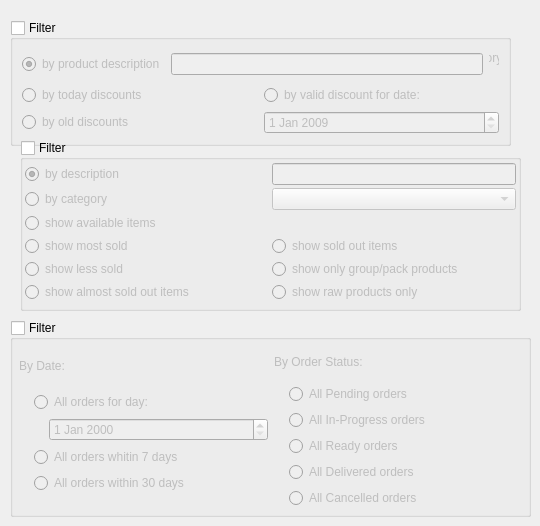
     <widget class="QWidget" name="pageFilters">
      <widget class="QGroupBox" name="groupFilterOffers">
       <property name="geometry">
        <rect>
         <x>10</x>
         <y>20</y>
         <width>501</width>
         <height>126</height>
        </rect>
       </property>
       <property name="sizePolicy">
        <sizepolicy hsizetype="Minimum" vsizetype="Minimum">
         <horstretch>0</horstretch>
         <verstretch>0</verstretch>
        </sizepolicy>
       </property>
       <property name="title">
        <string>Filter</string>
       </property>
       <property name="checkable">
        <bool>true</bool>
       </property>
       <property name="checked">
        <bool>false</bool>
       </property>
       <layout class="QGridLayout" name="_2">
        <item row="0" column="0" colspan="2">
         <layout class="QHBoxLayout" name="_3">
          <item>
           <widget class="QRadioButton" name="chOffersFilterByProduct">
            <property name="text">
             <string>by product description</string>
            </property>
            <property name="checked">
             <bool>true</bool>
            </property>
           </widget>
          </item>
          <item>
           <widget class="QLineEdit" name="editOffersFilterByProduct">
            <property name="sizePolicy">
             <sizepolicy hsizetype="MinimumExpanding" vsizetype="Fixed">
              <horstretch>0</horstretch>
              <verstretch>0</verstretch>
             </sizepolicy>
            </property>
           </widget>
          </item>
          <item>
           <widget class="QStackedWidget" name="stackedWidget_2">
            <property name="maximumSize">
             <size>
              <width>10</width>
              <height>16777215</height>
             </size>
            </property>
            <widget class="QWidget" name="page_3">
             <widget class="QComboBox" name="comboProductsFilterBySubCategory">
              <property name="geometry">
               <rect>
                <x>60</x>
                <y>20</y>
                <width>168</width>
                <height>20</height>
               </rect>
              </property>
             </widget>
             <widget class="QRadioButton" name="rbProductsFilterBySubCategory">
              <property name="geometry">
               <rect>
                <x>-90</x>
                <y>0</y>
                <width>234</width>
                <height>18</height>
               </rect>
              </property>
              <property name="text">
               <string>by Subcategory</string>
              </property>
             </widget>
            </widget>
            <widget class="QWidget" name="page_5">
             <widget class="QCheckBox" name="chChainiedFilterForCategories">
              <property name="geometry">
               <rect>
                <x>-60</x>
                <y>0</y>
                <width>244</width>
                <height>151</height>
               </rect>
              </property>
              <property name="text">
               <string>Chain Dep/Category Filters</string>
              </property>
             </widget>
             <widget class="QRadioButton" name="rbProductsFilterByDepartment">
              <property name="geometry">
               <rect>
                <x>-475</x>
                <y>0</y>
                <width>206</width>
                <height>22</height>
               </rect>
              </property>
              <property name="text">
               <string>by department</string>
              </property>
             </widget>
             <widget class="QComboBox" name="comboProductsFilterByDepartment">
              <property name="geometry">
               <rect>
                <x>-267</x>
                <y>-2</y>
                <width>205</width>
                <height>27</height>
               </rect>
              </property>
             </widget>
            </widget>
            <widget class="QWidget" name="page_4"/>
           </widget>
          </item>
         </layout>
        </item>
        <item row="1" column="0">
         <widget class="QRadioButton" name="chOffersTodayDiscounts">
          <property name="text">
           <string>by today discounts</string>
          </property>
          <property name="checked">
           <bool>false</bool>
          </property>
         </widget>
        </item>
        <item row="1" column="1">
         <widget class="QRadioButton" name="chOffersSelectDate">
          <property name="text">
           <string>by valid discount for date:</string>
          </property>
         </widget>
        </item>
        <item row="2" column="0">
         <widget class="QRadioButton" name="chOffersOldDiscounts">
          <property name="text">
           <string>by old discounts</string>
          </property>
         </widget>
        </item>
        <item row="2" column="1">
         <widget class="QDateEdit" name="offersDateEditor" native="true">
          <property name="date" stdset="0">
           <date>
            <year>2009</year>
            <month>1</month>
            <day>1</day>
           </date>
          </property>
         </widget>
        </item>
       </layout>
      </widget>
      <widget class="QGroupBox" name="groupFilterProducts">
       <property name="geometry">
        <rect>
         <x>20</x>
         <y>140</y>
         <width>501</width>
         <height>171</height>
        </rect>
       </property>
       <property name="sizePolicy">
        <sizepolicy hsizetype="MinimumExpanding" vsizetype="Minimum">
         <horstretch>0</horstretch>
         <verstretch>0</verstretch>
        </sizepolicy>
       </property>
       <property name="minimumSize">
        <size>
         <width>0</width>
         <height>0</height>
        </size>
       </property>
       <property name="maximumSize">
        <size>
         <width>16777215</width>
         <height>16777215</height>
        </size>
       </property>
       <property name="title">
        <string>Filter</string>
       </property>
       <property name="flat">
        <bool>false</bool>
       </property>
       <property name="checkable">
        <bool>true</bool>
       </property>
       <property name="checked">
        <bool>false</bool>
       </property>
       <layout class="QGridLayout" name="gridLayout_3">
        <property name="leftMargin">
         <number>2</number>
        </property>
        <property name="topMargin">
         <number>2</number>
        </property>
        <property name="rightMargin">
         <number>2</number>
        </property>
        <property name="bottomMargin">
         <number>2</number>
        </property>
        <property name="spacing">
         <number>2</number>
        </property>
        <item row="0" column="0">
         <widget class="QRadioButton" name="rbProductsFilterByDesc">
          <property name="text">
           <string>by description</string>
          </property>
          <property name="checked">
           <bool>true</bool>
          </property>
         </widget>
        </item>
        <item row="0" column="1">
         <widget class="QLineEdit" name="editProductsFilterByDesc">
          <property name="sizePolicy">
           <sizepolicy hsizetype="Minimum" vsizetype="Fixed">
            <horstretch>0</horstretch>
            <verstretch>0</verstretch>
           </sizepolicy>
          </property>
         </widget>
        </item>
        <item row="1" column="0">
         <widget class="QRadioButton" name="rbProductsFilterByCategory">
          <property name="text">
           <string>by category</string>
          </property>
         </widget>
        </item>
        <item row="1" column="1">
         <widget class="QComboBox" name="comboProductsFilterByCategory">
          <property name="sizePolicy">
           <sizepolicy hsizetype="Minimum" vsizetype="Fixed">
            <horstretch>0</horstretch>
            <verstretch>0</verstretch>
           </sizepolicy>
          </property>
         </widget>
        </item>
        <item row="2" column="0">
         <widget class="QRadioButton" name="rbProductsFilterByAvailable">
          <property name="text">
           <string>show available items</string>
          </property>
         </widget>
        </item>
        <item row="3" column="0">
         <widget class="QRadioButton" name="rbProductsFilterByMostSold">
          <property name="text">
           <string>show most sold</string>
          </property>
         </widget>
        </item>
        <item row="4" column="0">
         <widget class="QRadioButton" name="rbProductsFilterByLessSold">
          <property name="text">
           <string>show less sold</string>
          </property>
         </widget>
        </item>
        <item row="5" column="0">
         <widget class="QRadioButton" name="rbProductsFilterByAlmostSoldOut">
          <property name="text">
           <string>show almost sold out items</string>
          </property>
         </widget>
        </item>
        <item row="3" column="1">
         <widget class="QRadioButton" name="rbProductsFilterByNotAvailable">
          <property name="text">
           <string>show sold out items</string>
          </property>
         </widget>
        </item>
        <item row="4" column="1">
         <widget class="QRadioButton" name="rbProductsFilterByGroup">
          <property name="text">
           <string>show only group/pack products</string>
          </property>
         </widget>
        </item>
        <item row="5" column="1">
         <widget class="QRadioButton" name="rbProductsFilterByRaw">
          <property name="text">
           <string>show raw products only</string>
          </property>
         </widget>
        </item>
       </layout>
      </widget>
      <widget class="QGroupBox" name="groupSOFilter">
       <property name="geometry">
        <rect>
         <x>10</x>
         <y>320</y>
         <width>521</width>
         <height>197</height>
        </rect>
       </property>
       <property name="title">
        <string>Filter</string>
       </property>
       <property name="checkable">
        <bool>true</bool>
       </property>
       <property name="checked">
        <bool>false</bool>
       </property>
       <layout class="QGridLayout" name="gridLayout_7">
        <property name="leftMargin">
         <number>6</number>
        </property>
        <property name="topMargin">
         <number>6</number>
        </property>
        <property name="rightMargin">
         <number>6</number>
        </property>
        <property name="bottomMargin">
         <number>6</number>
        </property>
        <item row="0" column="0">
         <layout class="QVBoxLayout" name="verticalLayout_14">
          <item>
           <widget class="QLabel" name="label_5">
            <property name="text">
             <string>By Date:</string>
            </property>
           </widget>
          </item>
          <item>
           <layout class="QVBoxLayout" name="verticalLayout_13">
            <property name="leftMargin">
             <number>15</number>
            </property>
            <item>
             <widget class="QRadioButton" name="rbSOByDate">
              <property name="text">
               <string>All orders for day:</string>
              </property>
             </widget>
            </item>
            <item>
             <layout class="QHBoxLayout" name="horizontalLayout_5">
              <item>
               <spacer name="horizontalSpacer_2">
                <property name="orientation">
                 <enum>Qt::Horizontal</enum>
                </property>
                <property name="sizeType">
                 <enum>QSizePolicy::Fixed</enum>
                </property>
                <property name="sizeHint" stdset="0">
                 <size>
                  <width>15</width>
                  <height>20</height>
                 </size>
                </property>
               </spacer>
              </item>
              <item>
               <widget class="QDateEdit" name="datePicker" native="true"/>
              </item>
             </layout>
            </item>
            <item>
             <widget class="QRadioButton" name="rbSOByThisWeek">
              <property name="text">
               <string>All orders whitin 7 days</string>
              </property>
             </widget>
            </item>
            <item>
             <widget class="QRadioButton" name="rbSOByThisMonth">
              <property name="text">
               <string>All orders within 30 days</string>
              </property>
             </widget>
            </item>
            <item>
             <spacer name="verticalSpacer">
              <property name="orientation">
               <enum>Qt::Vertical</enum>
              </property>
              <property name="sizeType">
               <enum>QSizePolicy::Fixed</enum>
              </property>
              <property name="sizeHint" stdset="0">
               <size>
                <width>20</width>
                <height>15</height>
               </size>
              </property>
             </spacer>
            </item>
           </layout>
          </item>
         </layout>
        </item>
        <item row="0" column="1">
         <layout class="QVBoxLayout" name="verticalLayout_12">
          <item>
           <widget class="QLabel" name="label_4">
            <property name="text">
             <string>By Order Status:</string>
            </property>
           </widget>
          </item>
          <item>
           <layout class="QVBoxLayout" name="verticalLayout_11">
            <property name="leftMargin">
             <number>15</number>
            </property>
            <item>
             <widget class="QRadioButton" name="rbSOByStatusPending">
              <property name="text">
               <string>All Pending orders</string>
              </property>
             </widget>
            </item>
            <item>
             <widget class="QRadioButton" name="rbSOByStatusInProgress">
              <property name="text">
               <string>All In-Progress orders</string>
              </property>
             </widget>
            </item>
            <item>
             <widget class="QRadioButton" name="rbSOByStatusReady">
              <property name="text">
               <string>All Ready orders</string>
              </property>
             </widget>
            </item>
            <item>
             <widget class="QRadioButton" name="rbSOByStatusDelivered">
              <property name="text">
               <string>All Delivered orders</string>
              </property>
             </widget>
            </item>
            <item>
             <widget class="QRadioButton" name="rbSOByStatusCancelled">
              <property name="text">
               <string>All Cancelled orders</string>
              </property>
             </widget>
            </item>
           </layout>
          </item>
         </layout>
        </item>
       </layout>
      </widget>
     </widget>
